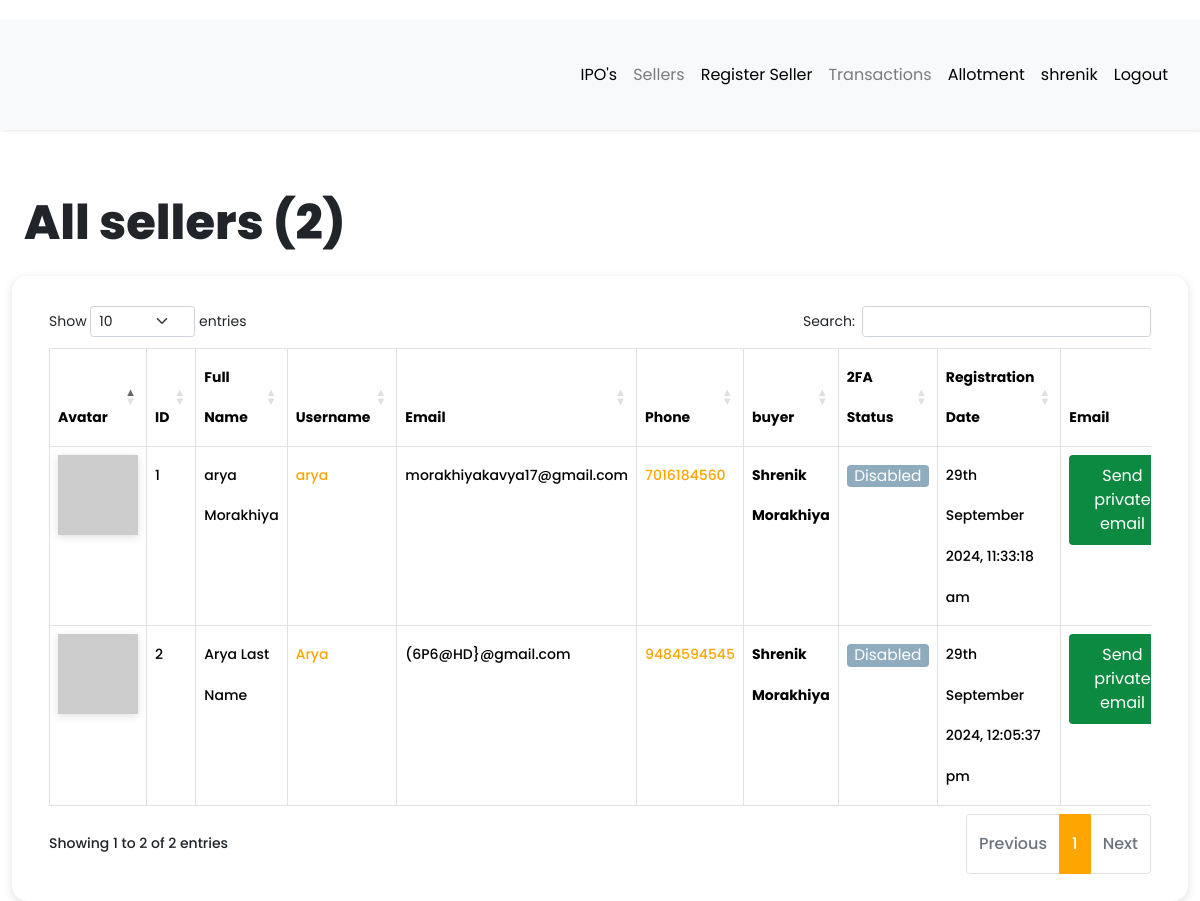
Page /dashboard/all-sellers (signed in) on the earlier database version.
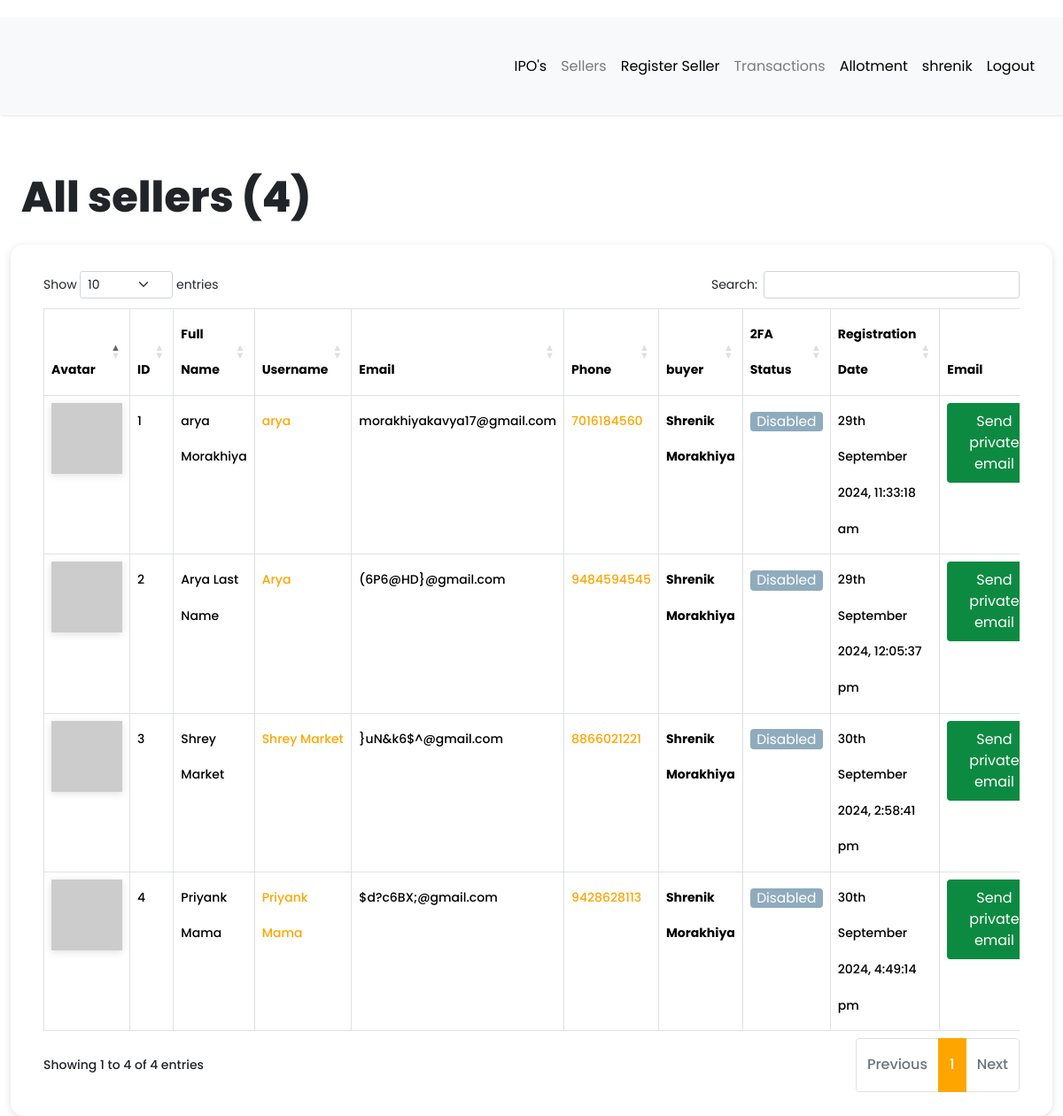
Same page on the later database version.
### app/models.py (models this page shows, shortened)
class User(db.Model, UserMixin):
    __tablename__ = "user"
    id = db.Column(db.Integer, primary_key=True)
    first_name = db.Column(db.String(64), index=True, default="First Name", nullable=False)
    last_name = db.Column(db.String(64), index=True, nullable=True)
    username = db.Column(db.String(64), index=True, unique=True, nullable=False)
    email = db.Column(db.String(128), index=True, nullable=False)
    password_hash = db.Column(db.String(128))
    confirm_password = db.Column(db.String(128))
    phone_number = db.Column(db.String(20), nullable=False, unique = True)
    verification_phone = db.Column(db.String(20))
    active = db.Column(db.Boolean, nullable=False, default=True)
    delete_account = db.Column(db.Boolean, default=False)
    registered_at = db.Column(db.DateTime, default=datetime.utcnow, nullable=False)
    emails = db.relationship("Email", backref="author", lazy="dynamic")
    type = db.Column(db.String(64))
    __mapper_args__ = {"polymorphic_identity": "user", "polymorphic_on": "type"}
    def two_factor_enabled(self):
        return self.verification_phone is not None
    @property
    def is_active(self):
        return self.active
    def avatar(self, size):
        digest = md5(self.email.lower().encode("utf-8")).hexdigest()
        return f"https://www.gravatar.com/avatar/{digest}?d=identicon&s={size}"

class Seller(User):
    __tablename__ = "seller"
    id = db.Column(
        db.Integer,
        db.ForeignKey("user.id", ondelete="CASCADE", name="fk_seller_user_id"),  # Explicit FK name
        primary_key=True
    )
    current_residence = db.Column(db.String(64), default="Ahmedabad, Gujarat")
    buyer_id = db.Column(db.Integer, db.ForeignKey("buyer.id", ondelete="CASCADE"))
    buyer = db.relationship(
        "Buyer", backref="buyer", foreign_keys=[buyer_id], passive_deletes=True
    )
    __mapper_args__ = {"polymorphic_identity": "seller", "polymorphic_load": "inline"}

### app/routes.py (the view)
@app.route("/dashboard/all-sellers")
@login_required
def all_sellers():
    try:
        if current_user.type == "admin":
            sellers = Seller.query.all()
            all_registered_sellers = len(sellers)
            return render_template(
                "seller/all_sellers.html",
                title="All sellers",
                sellers=sellers,
                all_registered_sellers=all_registered_sellers,
            )
        elif current_user.type == "buyer":
            sellers = Seller.query.filter_by(buyer_id=current_user.id).all()
            all_registered_sellers = len(sellers)
            return render_template(
                "seller/all_sellers.html",
                title="All sellers",
                sellers=sellers,
                all_registered_sellers=all_registered_sellers,
            )
        else:
            return flash_message()
    except Exception as e:
        print(f"An error occurred: {e}")
        return f"Error : {e}", 400

### app/models.py (called while the page is built)
@login.user_loader
def load_user(id):
    return User.query.get(int(id))

### app/templates/seller/all_sellers.html (shortened to what this page needs)
{% extends 'base.html' %}
{% block current_user_content %}
    <div class="container-fluid content">
        <div class="row">
            <div class="col-md-12">
                <h1 class="mt-4 mb-4">{{ title }} ({{ all_registered_sellers }})</h1>
            </div>
        </div>
        <div class="row users">
            <div class="col-md-12">
                <div class="table-responsive">
                    <table id="data" class="table table-hover table-bordered">
                        <thead>
                            <tr>
                                <th>Avatar</th>
                                <th>ID</th>
                                <th>Full Name</th>
                                <th>Username</th>
                                <th>Email</th>
                                <th>Phone</th>
                                <th>buyer</th>
                                <th>2FA Status</th>
                                <th>Registration Date</th>
                                <th>Email</th>
                            </tr>
                        </thead>
                        <tbody>
                            {% for seller in sellers %}
                                <tr>
                                    <td><img src="{{ seller.avatar(25) }}"></td>
                                    <td>{{ loop.index }}</td>
                                    <td>{{ seller.first_name }} {{ seller.last_name }}</td>
                                    <td> <a href="{{ url_for('all_transaction',seller_id = seller.id) }}">{{ seller.username }}</a></td>
                                    <td>{{ seller.email }}</td>
                                    <td><a href="https://wa.me/{{ seller.phone_number | replace('+', '') }}?text=Hello%20From%20KavyaArya" target="_blank">{{ seller.phone_number }}</a></td>
                                    <td><strong>{{ seller.buyer.first_name }} {{ seller.buyer.last_name }}</strong></td>
                                    {% if seller.two_factor_enabled() %}
                                        <td><span class="label label-info"> Enabled </span></td>
                                    {% else %}
                                        <td><span class="label label-info"> Disabled </span></td>
                                    {% endif %}
                                    <td>{{ moment(seller.registered_at).format('Do MMMM YYYY, h:mm:ss a') }}</td>
                                    <td>
                                        {% if seller.email == current_user.email %}
                                            <a
                                                href=" {{ url_for('compose_direct_email_to_seller', email=seller.email) }} "
                                                class="btn link_disabled"
                                                style="background-color: #0d8a41; color: white;">
                                                Send Private Email
                                            </a>
                                        {% else %}
                                            <a
                                                href=" {{ url_for('compose_direct_email_to_seller', email=seller.email) }} "
                                                class="btn"
                                                style="background-color: #0d8a41; color: white;">
                                                    Send private email
                                            </a>
                                        {% endif %}
                                    </td>
                                </tr>
                            {% endfor %}
                        </tbody>
                    </table>
                </div>
            </div>
        </div>
    </div>
{% endblock %}

### app/templates/base.html (shortened to what this page needs)
<!DOCTYPE html>
<html lang="eng">
<head>
  <link rel="stylesheet" href="https://cdnjs.cloudflare.com/ajax/libs/intl-tel-input/16.0.4/css/intlTelInput.css">
  <link rel="stylesheet" type="text/css" href="https://cdn.datatables.net/1.10.25/css/dataTables.bootstrap5.css">
  <link rel="stylesheet" href="{{ url_for('static', filename='css/navbar.css') }}">
  {% if current_user.is_authenticated %}
  <link rel="stylesheet" type="text/css" href="{{ url_for('static', filename='css/custom_current_user.css') }}"
    alt="52 Not available at this momoent">
  <link href="https://cdn.jsdelivr.net/npm/bootstrap@5.3.3/dist/css/bootstrap.min.css" rel="stylesheet"
>
  <link rel="stylesheet" href="{{ url_for('static', filename='css/main.css') }}">
  <link rel="stylesheet"
    href="https://cdnjs.cloudflare.com/ajax/libs/malihu-custom-scrollbar-plugin/3.1.5/jquery.mCustomScrollbar.min.css">
  {% endif %}
</head>
<body>
    {% if current_user.is_authenticated %}
    {% if current_user.is_active %}
    <div class="wrapper">
      <div id="content">
        <nav class="navbar navbar-expand-lg navbar-light bg-light">
          <div class="container-fluid">
            {% if current_user.type == "seller" %}
            <div class="collapse navbar-collapse" id="navbarSupportedContent">
              <ul class="nav navbar-nav ms-auto">
                <li class="nav-item">
                  <a class="nav-link {{ 'link_disabled' if request.endpoint == 'view_product' else '' }}"
                    href="{{ url_for('view_product') }}" alt="459 Not available at this moment">IPO's</a>
                </li>
                <li class="nav-item">
                  <a class="nav-link {{ 'link_disabled' if request.endpoint == 'all_pan' else '' }}"
                    href="{{ url_for('all_pan') }}" alt="459 Not available at this moment">My Pan</a>
                </li>
                <li class="nav-item">
                  <a class="nav-link {{ 'link_disabled' if request.endpoint == 'add_pan' else '' }}"
                    href="{{ url_for('add_pan') }}" alt="459 Not available at this moment">Add Pan</a>
                </li>
                <li class="nav-item">
                  <a class="nav-link {{ 'link_disabled' if request.endpoint == 'all_transaction' else '' }}"
                    href="{{ url_for('all_transaction') }}" alt="459 Not available at this moment">Transactions</a>
                </li>
                <li class="nav-item">
                  <a class="nav-link {{ 'link_disabled' if request.endpoint == 'checking_allotment' else '' }}"
                    href="{{ url_for('checking_allotment') }}" alt="459 Not available at this moment">Allotment</a>
                </li>
                <li class="nav-item ">
                  <a class="nav-link {{ 'link_disabled' if request.endpoint == 'dashboard' else '' }}"
                    href="{{ url_for('dashboard') }}" alt="459 Not available at this moment">{{ current_user.username
                    }}</a>
                </li>
                <li class="nav-item">
                  <a class="nav-link {{ 'link_disabled' if request.endpoint == 'logout' else '' }}"
                    href="{{ url_for('logout') }}" alt="459 Not available at this moment">Logout</a>
                </li>
              </ul>
            </div>
            {% elif current_user.type == "buyer" %}
            <div class="collapse navbar-collapse" id="navbarSupportedContent">
              <ul class="nav navbar-nav ms-auto">
                <li class="nav-item">
                  <a class="nav-link {{ 'link_disabled' if request.endpoint == 'view_product' else '' }}"
                    href="{{ url_for('view_product') }}" alt="459 Not available at this moment">IPO's</a>
                </li>
                <li class="nav-item">
                  <a class="nav-link {{ 'link_disabled' if request.endpoint == 'all_sellers' else '' }}"
                    href="{{ url_for('all_sellers') }}" alt="459 Not available at this moment">Sellers</a>
                </li>
                <li class="nav-item">
                  <a class="nav-link {{ 'link_disabled' if request.endpoint == 'register_seller' else '' }}"
                    href="{{ url_for('register_seller') }}" alt="459 Not available at this moment">Register Seller</a>
                </li>
                <li class="nav-item">
                  <a class="nav-link {{ 'link_disabled' if request.endpoint == 'all_sellers' else '' }}"
                    href="{{ url_for('all_sellers') }}" alt="459 Not available at this moment">Transactions</a>
                </li>
                <li class="nav-item">
                  <a class="nav-link {{ 'link_disabled' if request.endpoint == 'checking_allotment' else '' }}"
                    href="{{ url_for('checking_allotment') }}" alt="459 Not available at this moment">Allotment</a>
                </li>
                <li class="nav-item ">
                  <a class="nav-link {{ 'link_disabled' if request.endpoint == 'dashboard' else '' }}"
                    href="{{ url_for('dashboard') }}" alt="459 Not available at this moment">{{ current_user.username
                    }}</a>
                </li>
                <li class="nav-item">
                  <a class="nav-link {{ 'link_disabled' if request.endpoint == 'logout' else '' }}"
                    href="{{ url_for('logout') }}" alt="459 Not available at this moment">Logout</a>
                </li>
              </ul>
            </div>
            {% endif %}
        </nav>
        {% block current_user_content %}
        {% endblock %}
      </div>
    </div>
    {% endif %}
    {% endif %}
</body>
</html>

### app/static/css/navbar.css (style rules this page uses)
:root { --default-primary: #90f188; --default-secondary: #0f1d07; --container-gutter: clamp(2.5rem, 2.6455026455vw, 3.325rem); --theme-primary: var(--default-primary); --theme-secondary: var(--default-secondary); }

### app/static/css/custom_current_user.css (style rules this page uses)
body { font-family: 'Poppins', sans-serif; background: #fafafa; }
a, a:hover, a:focus { color: inherit; text-decoration: none; transition: all 0.3s; }
.navbar { padding: 15px 10px; background: #fff; border: none; border-radius: 0; margin-bottom: 40px; box-shadow: 1px 1px 3px #0000001a; }
.wrapper { display: flex; width: 100%; }
#content { width: calc(100%); padding-top: 20px; padding-bottom: 20px; min-height: 100vh; transition: all 0.3s; position: absolute; top: 0; right: 0; }
.users { margin-bottom: 25px; padding: 25px; border-radius: 15px; box-shadow: #63636333 0px 2px 8px 0px; }
.link_disabled { pointer-events: none; color: currentColor; cursor: not-allowed; opacity: 0.5; text-decoration: none; }
.btn { display: inline-block; font-weight: 400; line-height: 0.5; color: #575555; text-align: center; text-decoration: none; vertical-align: middle; cursor: pointer; -webkit-user-select: none; -moz-user-select: none; -ms-user-select: none; user-select: none; background-color: #c2c2c2; border: 1px solid transparent; padding: 0.8rem 0.8rem; font-size: 1.1em; border-radius: 0.25rem; transition: color 0.15s ease-in-out, background-color 0.15s ease-in-out, border-color 0.15s ease-in-out, box-shadow 0.15s ease-in-out; }
.label { display: inline-block; font-weight: 400; line-height: 0.5; text-align: center; text-decoration: none; vertical-align: middle; cursor: pointer; -webkit-user-select: none; -moz-user-select: none; -ms-user-select: none; user-select: none; background-color: #e2e2e2; border: 1px solid transparent; padding: 0.4rem 0.4rem; font-size: 1.1em; border-radius: 0.25rem; transition: color 0.15s ease-in-out, background-color 0.15s ease-in-out, border-color 0.15s ease-in-out, box-shadow 0.15s ease-in-out; }
.label-info { background-color: #8fabbe; }
.label-info, .label-success, .label-warning, .label-danger, .label-info:hover, .label-success:hover, .label-warning:hover, .label-danger:hover { color: white; }
img { box-shadow: #63636333 0px 2px 8px 0px; }

Differences in the rows shown:
added Seller: first_name "Shrey Market", username "Shrey Market", email "}uN&k6$^@gmail.com", phone_number "8866021221", buyer.first_name "Shrenik", buyer.last_name "Morakhiya"
added User: registered_at "30th September 2024, 2:58:41 pm"
added Seller: first_name "Priyank Mama", username "Priyank Mama", email "$d?c6BX;@gmail.com", phone_number "9428628113", buyer.first_name "Shrenik", buyer.last_name "Morakhiya"
added User: registered_at "30th September 2024, 4:49:14 pm"
Other differences:
{{ all_registered_sellers }}: "2" → "4"
text written by a page script: "Show entries Search: Showing 1 to 2 of 2 entries Previous 1 Next" → "Show entries Search: Showing 1 to 4 of 4 entries Previous 1 Next"
